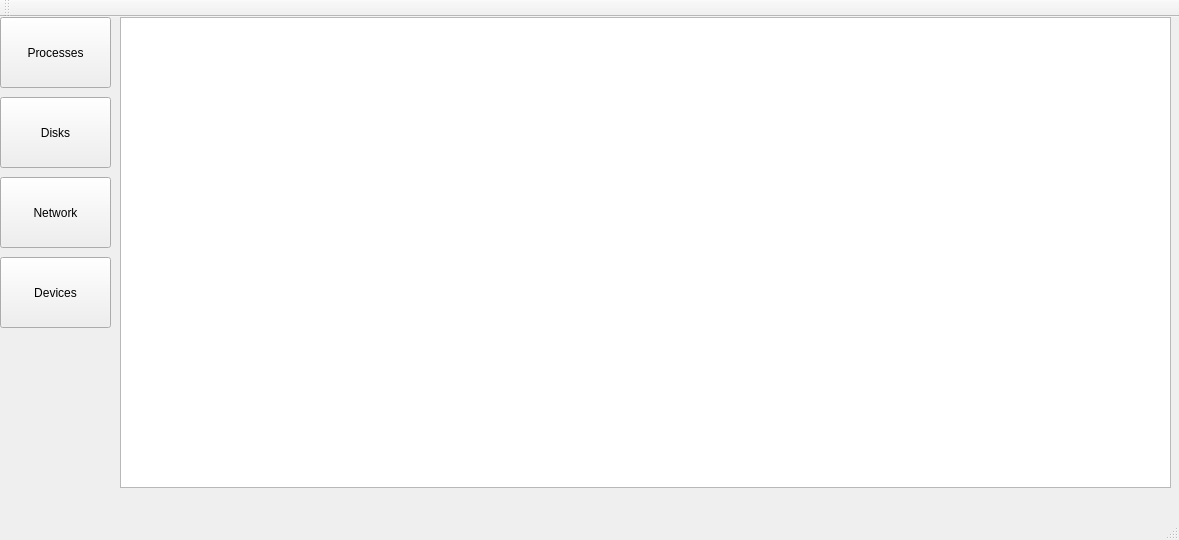
<?xml version="1.0" encoding="UTF-8"?>
<ui version="4.0">
 <class>SysInfoFrontClass</class>
 <widget class="QMainWindow" name="SysInfoFrontClass">
  <property name="geometry">
   <rect>
    <x>0</x>
    <y>0</y>
    <width>1179</width>
    <height>540</height>
   </rect>
  </property>
  <property name="windowTitle">
   <string>SysInfoFront</string>
  </property>
  <widget class="QWidget" name="centralWidget">
   <widget class="QTableView" name="view_table">
    <property name="geometry">
     <rect>
      <x>120</x>
      <y>0</y>
      <width>1051</width>
      <height>471</height>
     </rect>
    </property>
   </widget>
   <widget class="QPushButton" name="proc_button">
    <property name="geometry">
     <rect>
      <x>0</x>
      <y>0</y>
      <width>111</width>
      <height>71</height>
     </rect>
    </property>
    <property name="text">
     <string>Processes</string>
    </property>
   </widget>
   <widget class="QPushButton" name="disk_button">
    <property name="geometry">
     <rect>
      <x>0</x>
      <y>80</y>
      <width>111</width>
      <height>71</height>
     </rect>
    </property>
    <property name="text">
     <string>Disks</string>
    </property>
   </widget>
   <widget class="QPushButton" name="netw_button">
    <property name="geometry">
     <rect>
      <x>0</x>
      <y>160</y>
      <width>111</width>
      <height>71</height>
     </rect>
    </property>
    <property name="text">
     <string>Network</string>
    </property>
   </widget>
   <widget class="QPushButton" name="device_button">
    <property name="geometry">
     <rect>
      <x>0</x>
      <y>240</y>
      <width>111</width>
      <height>71</height>
     </rect>
    </property>
    <property name="text">
     <string>Devices</string>
    </property>
   </widget>
  </widget>
  <widget class="QMenuBar" name="menuBar">
   <property name="geometry">
    <rect>
     <x>0</x>
     <y>0</y>
     <width>1179</width>
     <height>26</height>
    </rect>
   </property>
  </widget>
  <widget class="QToolBar" name="mainToolBar">
   <attribute name="toolBarArea">
    <enum>TopToolBarArea</enum>
   </attribute>
   <attribute name="toolBarBreak">
    <bool>false</bool>
   </attribute>
  </widget>
  <widget class="QStatusBar" name="statusBar"/>
 </widget>
 <layoutdefault spacing="6" margin="11"/>
 <resources>
  <include location="sysinfofront.qrc"/>
 </resources>
 <connections/>
</ui>
